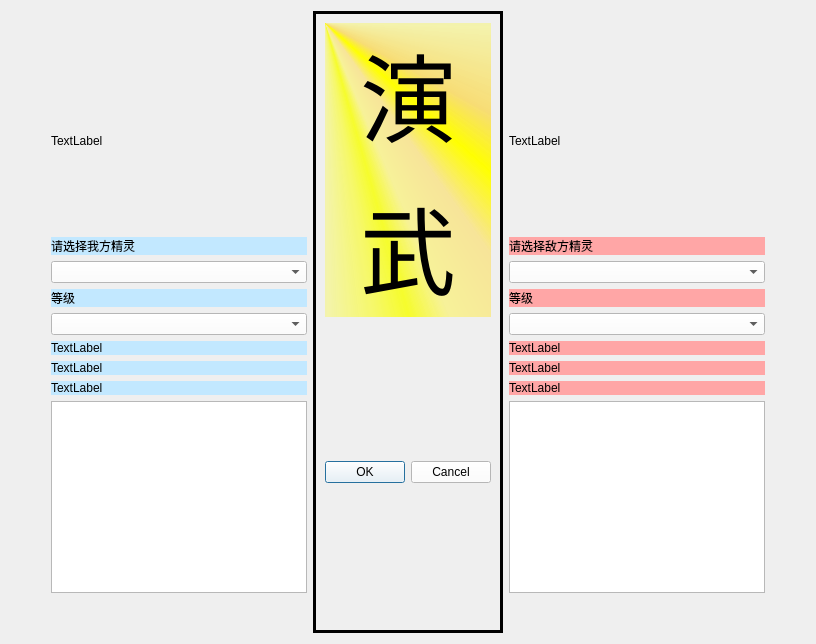
      <widget class="QWidget" name="PageYanwu">
       <layout class="QHBoxLayout" name="horizontalLayout_8">
        <item>
         <spacer name="horizontalSpacer_25">
          <property name="orientation">
           <enum>Qt::Horizontal</enum>
          </property>
          <property name="sizeHint" stdset="0">
           <size>
            <width>40</width>
            <height>20</height>
           </size>
          </property>
         </spacer>
        </item>
        <item>
         <layout class="QVBoxLayout" name="verticalLayout_10">
          <item>
           <spacer name="verticalSpacer_17">
            <property name="orientation">
             <enum>Qt::Vertical</enum>
            </property>
            <property name="sizeHint" stdset="0">
             <size>
              <width>20</width>
              <height>40</height>
             </size>
            </property>
           </spacer>
          </item>
          <item>
           <widget class="QLabel" name="labelYWoTou">
            <property name="sizePolicy">
             <sizepolicy hsizetype="Expanding" vsizetype="Expanding">
              <horstretch>0</horstretch>
              <verstretch>0</verstretch>
             </sizepolicy>
            </property>
            <property name="minimumSize">
             <size>
              <width>80</width>
              <height>180</height>
             </size>
            </property>
            <property name="text">
             <string>TextLabel</string>
            </property>
            <property name="scaledContents">
             <bool>true</bool>
            </property>
           </widget>
          </item>
          <item>
           <widget class="QLabel" name="labelYWoName">
            <property name="styleSheet">
             <string notr="true">background-color: rgb(194, 232, 255);
color: rgb(0, 0, 0);
font: 16pt &quot;华文行楷&quot;;</string>
            </property>
            <property name="text">
             <string>请选择我方精灵</string>
            </property>
           </widget>
          </item>
          <item>
           <widget class="QComboBox" name="ComboBoxYWofang">
            <property name="styleSheet">
             <string notr="true">background-color: rgb(255, 255, 255);
font: 14pt &quot;微软雅黑&quot;;</string>
            </property>
           </widget>
          </item>
          <item>
           <widget class="QLabel" name="label_12">
            <property name="styleSheet">
             <string notr="true">background-color: rgb(194, 232, 255);
color: rgb(0, 0, 0);
font: 16pt &quot;华文行楷&quot;;</string>
            </property>
            <property name="text">
             <string>等级</string>
            </property>
           </widget>
          </item>
          <item>
           <widget class="QComboBox" name="comboBoxYWoLevel">
            <property name="styleSheet">
             <string notr="true">background-color: rgb(255, 255, 255);
font: 14pt &quot;微软雅黑&quot;;</string>
            </property>
           </widget>
          </item>
          <item>
           <widget class="QLabel" name="labelYWoTalent">
            <property name="styleSheet">
             <string notr="true">background-color: rgb(194, 232, 255);
color: rgb(0, 0, 0);
font: 16pt &quot;华文行楷&quot;;</string>
            </property>
            <property name="text">
             <string>TextLabel</string>
            </property>
           </widget>
          </item>
          <item>
           <widget class="QLabel" name="labelYWoSkill1">
            <property name="styleSheet">
             <string notr="true">background-color: rgb(194, 232, 255);
color: rgb(0, 0, 0);
font: 16pt &quot;华文行楷&quot;;</string>
            </property>
            <property name="text">
             <string>TextLabel</string>
            </property>
           </widget>
          </item>
          <item>
           <widget class="QLabel" name="labelYWoSkill2">
            <property name="styleSheet">
             <string notr="true">background-color: rgb(194, 232, 255);
color: rgb(0, 0, 0);
font: 16pt &quot;华文行楷&quot;;</string>
            </property>
            <property name="text">
             <string>TextLabel</string>
            </property>
           </widget>
          </item>
          <item>
           <widget class="QTextBrowser" name="textBrowserYWoXianshi"/>
          </item>
          <item>
           <spacer name="verticalSpacer_15">
            <property name="orientation">
             <enum>Qt::Vertical</enum>
            </property>
            <property name="sizeHint" stdset="0">
             <size>
              <width>20</width>
              <height>40</height>
             </size>
            </property>
           </spacer>
          </item>
         </layout>
        </item>
        <item>
         <widget class="QFrame" name="frame">
          <property name="frameShape">
           <enum>QFrame::Box</enum>
          </property>
          <property name="lineWidth">
           <number>3</number>
          </property>
          <layout class="QVBoxLayout" name="verticalLayout_12">
           <item>
            <widget class="QLabel" name="label_20">
             <property name="font">
              <font>
               <family>华文行楷</family>
               <pointsize>72</pointsize>
               <weight>50</weight>
               <italic>false</italic>
               <bold>false</bold>
              </font>
             </property>
             <property name="styleSheet">
              <string notr="true">background-color: qconicalgradient(cx:0, cy:0, angle:135, stop:0 rgba(255, 255, 0, 69), stop:0.375 rgba(255, 255, 0, 69), stop:0.423533 rgba(251, 255, 0, 145), stop:0.45 rgba(247, 255, 0, 208), stop:0.477581 rgba(255, 244, 71, 130), stop:0.518717 rgba(255, 218, 71, 130), stop:0.55 rgba(255, 255, 0, 255), stop:0.57754 rgba(255, 203, 0, 130), stop:0.625 rgba(255, 255, 0, 69), stop:1 rgba(255, 255, 0, 69));
color: rgb(0, 0, 0);
font: 72pt &quot;华文行楷&quot;;</string>
             </property>
             <property name="text">
              <string>&lt;html&gt;&lt;head/&gt;&lt;body&gt;&lt;p align=&quot;center&quot;&gt;演&lt;/p&gt;&lt;p align=&quot;center&quot;&gt;武&lt;/p&gt;&lt;/body&gt;&lt;/html&gt;</string>
             </property>
            </widget>
           </item>
           <item>
            <spacer name="verticalSpacer_23">
             <property name="orientation">
              <enum>Qt::Vertical</enum>
             </property>
             <property name="sizeHint" stdset="0">
              <size>
               <width>20</width>
               <height>40</height>
              </size>
             </property>
            </spacer>
           </item>
           <item>
            <widget class="QDialogButtonBox" name="buttonBoxYanwu">
             <property name="font">
              <font>
               <family>华康雅宋体W9</family>
               <pointsize>18</pointsize>
               <weight>50</weight>
               <italic>false</italic>
               <bold>false</bold>
              </font>
             </property>
             <property name="styleSheet">
              <string notr="true">font: 18pt &quot;华康雅宋体W9&quot;;
background-color: rgb(255, 255, 255);</string>
             </property>
             <property name="standardButtons">
              <set>QDialogButtonBox::Cancel|QDialogButtonBox::Ok</set>
             </property>
             <property name="centerButtons">
              <bool>true</bool>
             </property>
            </widget>
           </item>
           <item>
            <spacer name="verticalSpacer_14">
             <property name="orientation">
              <enum>Qt::Vertical</enum>
             </property>
             <property name="sizeHint" stdset="0">
              <size>
               <width>20</width>
               <height>40</height>
              </size>
             </property>
            </spacer>
           </item>
          </layout>
         </widget>
        </item>
        <item>
         <layout class="QVBoxLayout" name="verticalLayout_11">
          <item>
           <spacer name="verticalSpacer_18">
            <property name="orientation">
             <enum>Qt::Vertical</enum>
            </property>
            <property name="sizeHint" stdset="0">
             <size>
              <width>20</width>
              <height>40</height>
             </size>
            </property>
           </spacer>
          </item>
          <item>
           <widget class="QLabel" name="labelYDiTou">
            <property name="sizePolicy">
             <sizepolicy hsizetype="Expanding" vsizetype="Expanding">
              <horstretch>0</horstretch>
              <verstretch>0</verstretch>
             </sizepolicy>
            </property>
            <property name="minimumSize">
             <size>
              <width>80</width>
              <height>180</height>
             </size>
            </property>
            <property name="text">
             <string>TextLabel</string>
            </property>
            <property name="scaledContents">
             <bool>true</bool>
            </property>
           </widget>
          </item>
          <item>
           <widget class="QLabel" name="labelYDiName">
            <property name="styleSheet">
             <string notr="true">background-color: rgb(255, 166, 166);
color: rgb(0, 0, 0);
font: 16pt &quot;华文行楷&quot;;</string>
            </property>
            <property name="text">
             <string>请选择敌方精灵</string>
            </property>
           </widget>
          </item>
          <item>
           <widget class="QComboBox" name="ComboBoxYDifang">
            <property name="styleSheet">
             <string notr="true">background-color: rgb(255, 255, 255);
font: 14pt &quot;微软雅黑&quot;;</string>
            </property>
           </widget>
          </item>
          <item>
           <widget class="QLabel" name="label_13">
            <property name="styleSheet">
             <string notr="true">background-color: rgb(255, 166, 166);
color: rgb(0, 0, 0);
font: 16pt &quot;华文行楷&quot;;</string>
            </property>
            <property name="text">
             <string>等级</string>
            </property>
           </widget>
          </item>
          <item>
           <widget class="QComboBox" name="comboBoxYDiLevel">
            <property name="styleSheet">
             <string notr="true">background-color: rgb(255, 255, 255);
font: 14pt &quot;微软雅黑&quot;;</string>
            </property>
           </widget>
          </item>
          <item>
           <widget class="QLabel" name="labelYDiTalent">
            <property name="styleSheet">
             <string notr="true">background-color: rgb(255, 166, 166);
color: rgb(0, 0, 0);
font: 16pt &quot;华文行楷&quot;;</string>
            </property>
            <property name="text">
             <string>TextLabel</string>
            </property>
           </widget>
          </item>
          <item>
           <widget class="QLabel" name="labelYDiSkill1">
            <property name="styleSheet">
             <string notr="true">background-color: rgb(255, 166, 166);
color: rgb(0, 0, 0);
font: 16pt &quot;华文行楷&quot;;</string>
            </property>
            <property name="text">
             <string>TextLabel</string>
            </property>
           </widget>
          </item>
          <item>
           <widget class="QLabel" name="labelYDiSkill2">
            <property name="styleSheet">
             <string notr="true">background-color: rgb(255, 166, 166);
color: rgb(0, 0, 0);
font: 16pt &quot;华文行楷&quot;;</string>
            </property>
            <property name="text">
             <string>TextLabel</string>
            </property>
           </widget>
          </item>
          <item>
           <widget class="QTextBrowser" name="textBrowserYDiXianshi"/>
          </item>
          <item>
           <spacer name="verticalSpacer_16">
            <property name="orientation">
             <enum>Qt::Vertical</enum>
            </property>
            <property name="sizeHint" stdset="0">
             <size>
              <width>20</width>
              <height>40</height>
             </size>
            </property>
           </spacer>
          </item>
         </layout>
        </item>
        <item>
         <spacer name="horizontalSpacer_26">
          <property name="orientation">
           <enum>Qt::Horizontal</enum>
          </property>
          <property name="sizeHint" stdset="0">
           <size>
            <width>40</width>
            <height>20</height>
           </size>
          </property>
         </spacer>
        </item>
       </layout>
      </widget>
